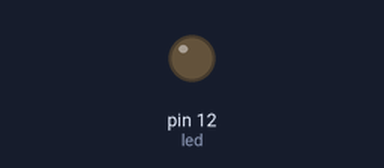
Bench run of a sketch on a simulated Arduino Uno, built with avr-gcc and run on an emulated ATmega328P. On the bench: output pins drawn as LEDs (lit = HIGH).

Above: at 0.2 s.
At 8.0 s:
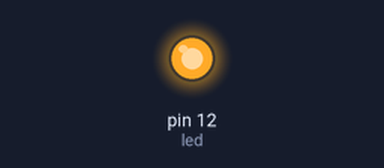
Timing chart, 0 to 20.2 s (numbered marks = the images above):
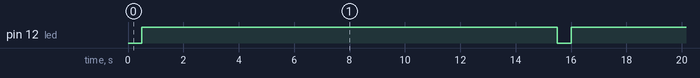

Measured:
- by itself, pin 12 (led): alternates HIGH for 15.0 s and LOW for 0.50 s

The sketch:

Battery_on.ino
```cpp
#include <Arduino.h>


int led = 12;

void setup() {
  pinMode(led, OUTPUT);
}

void loop() {

  digitalWrite(led, LOW);
  delay(500);

  digitalWrite(led, HIGH);
  delay(15000);
}
```
